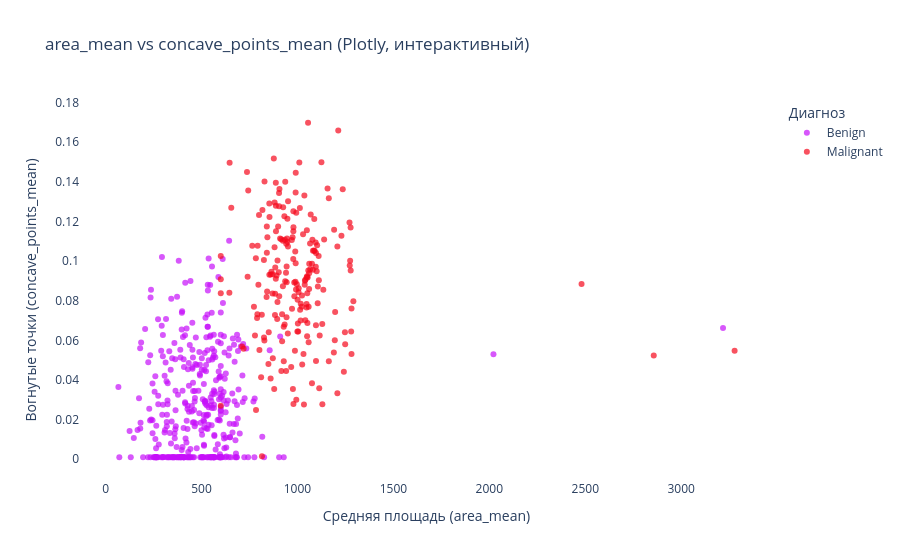

The notebook cell this image was saved under:
### Code cell
# E7. Plotly: интерактивный scatter с hover_data
df_plot = df_clean.copy()
df_plot['diagnosis_label'] = df_plot['diagnosis'].map({'M': 'Malignant', 'B': 'Benign'})

fig = px.scatter(
    df_plot,
    x = 'area_mean',
    y = 'concave_points_mean',
    color = 'diagnosis_label',
    color_discrete_map = {'Malignant': "#f5081c", 'Benign': "#c60ff9"},
    hover_data = ['radius_mean', 'texture_mean', 'smoothness_mean'],
    title = 'area_mean vs concave_points_mean (Plotly, интерактивный)',
    labels = {
        'area_mean': 'Средняя площадь (area_mean)',
        'concave_points_mean': 'Вогнутые точки (concave_points_mean)',
        'diagnosis_label': 'Диагноз'
    },
    opacity = 0.7
)
fig.update_layout(plot_bgcolor='white', paper_bgcolor='white')
fig.show()
print("► Классы хорошо разделяются — это хороший признак для классификатора")

### Figure 1 — Plotly figure (JSON) as saved in the notebook; plotly's stock layout.template omitted (floating-point values rounded to 4 significant figures; data arrays with more than 128 entries replaced by an {"elided": "..."} marker saying what was removed)
{"data": [{"customdata": {"elided": "358x3 float values"}, "hovertemplate": "Диагноз=Benign<br>Средняя площадь (area_mean)=%{x}<br>Вогнутые точки (concave_points_mean)=%{y}<br>radius_mean=%{customdata[0]}<br>texture_mean=%{customdata[1]}<br>smoothness_mean=%{customdata[2]}<extra></extra>", "legendgroup": "Benign", "marker": {"color": "#c60ff9", "opacity": 0.7, "symbol": "circle"}, "mode": "markers", "name": "Benign", "orientation": "v", "showlegend": true, "type": "scatter", "x": {"elided": "358 float values"}, "xaxis": "x", "y": {"elided": "358 float values"}, "yaxis": "y"}, {"customdata": {"elided": "211x3 float values"}, "hovertemplate": "Диагноз=Malignant<br>Средняя площадь (area_mean)=%{x}<br>Вогнутые точки (concave_points_mean)=%{y}<br>radius_mean=%{customdata[0]}<br>texture_mean=%{customdata[1]}<br>smoothness_mean=%{customdata[2]}<extra></extra>", "legendgroup": "Malignant", "marker": {"color": "#f5081c", "opacity": 0.7, "symbol": "circle"}, "mode": "markers", "name": "Malignant", "orientation": "v", "showlegend": true, "type": "scatter", "x": {"elided": "211 float values"}, "xaxis": "x", "y": {"elided": "211 float values"}, "yaxis": "y"}], "layout": {"legend": {"title": {"text": "Диагноз"}, "tracegroupgap": 0}, "paper_bgcolor": "white", "plot_bgcolor": "white", "title": {"text": "area_mean vs concave_points_mean (Plotly, интерактивный)"}, "xaxis": {"anchor": "y", "domain": [0, 1], "title": {"text": "Средняя площадь (area_mean)"}}, "yaxis": {"anchor": "x", "domain": [0, 1], "title": {"text": "Вогнутые точки (concave_points_mean)"}}}}
